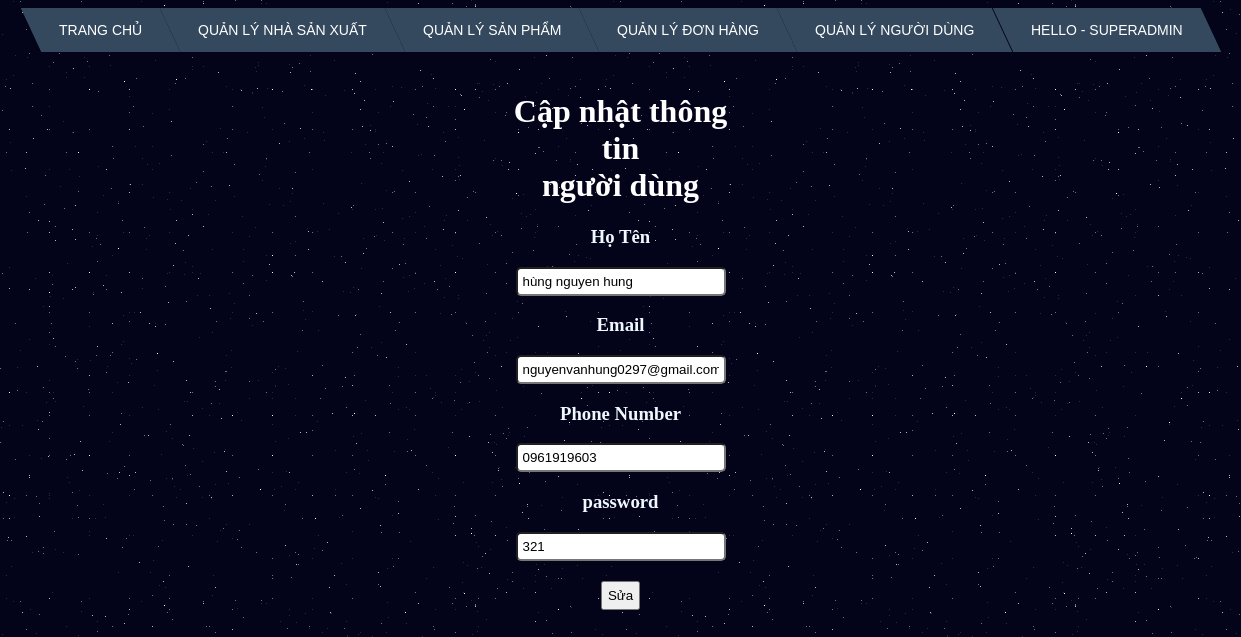
The app's page /admin/customers/form_update.php?id=1 (signed in) with its own data.
### tables this page shows
CREATE TABLE `customers` (
  `id` int(11) NOT NULL,
  `name` varchar(50) NOT NULL,
  `email` varchar(50) NOT NULL,
  `password` varchar(200) NOT NULL,
  `phone_number` varchar(15) NOT NULL,
  `address` varchar(200) NOT NULL,
  `token` varchar(50) DEFAULT NULL
);

### admin/customers/form_update.php (the view, shortened to what this page needs)
<!DOCTYPE html>
<html lang="en">
<head>
    <link rel="stylesheet" href="../css/menu.css">
    <link rel="stylesheet" href="../css/form.css">
    <link rel="stylesheet" href="../css/bg-galaxy.css">
</head>
<body>
    <?php
    $id = $_GET['id'];
    require '../connect.php';
    $sql = "select * from customers where id = '$id'";
    $result = mysqli_query($connect, $sql);
    $each =  mysqli_fetch_array($result);
    include '../menu.php'
    ?>
    <form action="process_update.php" method="POST">
        <h1>Cập nhật thông tin<br> người dùng</h1>
        <h3>Họ Tên</h3>
        <input type="text" name="name" value="<?php echo $each['name'] ?>">
        <br>
        <h3>Email</h3>
        <input type="text" name="email" value="<?php echo $each['email'] ?>">
        <br>
        <h3>Phone Number</h3>
        <input type="text" name="phone" value="<?php echo $each['phone_number'] ?>">
        <br>
        <h3>password</h3>
        <input type="text" name="password" value="<?php echo $each['password'] ?>">
        <br>
        <button>Sửa</button>
    </form>
</body>
</html>

### admin/css/menu.css (style rules this page uses)
h1 { color: #fff; }

### admin/css/form.css (style rules this page uses)
form { margin: auto; width: 20%; border-radius:5px ; text-align: center; padding: 20px; color: aliceblue; }
input { width: 80%; padding: 5px 5px; border-radius: 5px; }
button { text-align: center; margin-top: 20px; padding:5px }

### admin/css/bg-galaxy.css (style rules this page uses)
body { background-color: #03031A; }

### records on screen
customers: name "hùng nguyen hung", email "nguyenvanhung0297@gmail.com", phone "0961919603", password "321"

### other values on screen
$_SESSION['name'] "SUPERADMIN"
